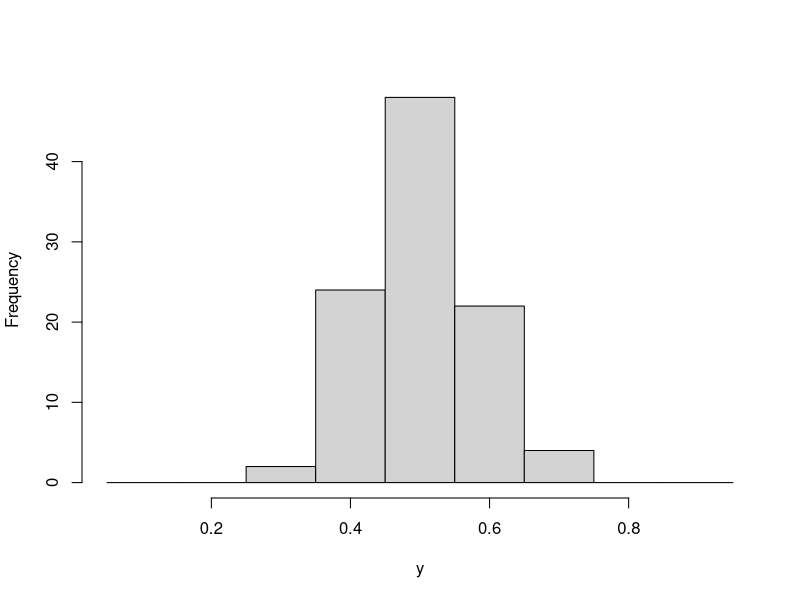
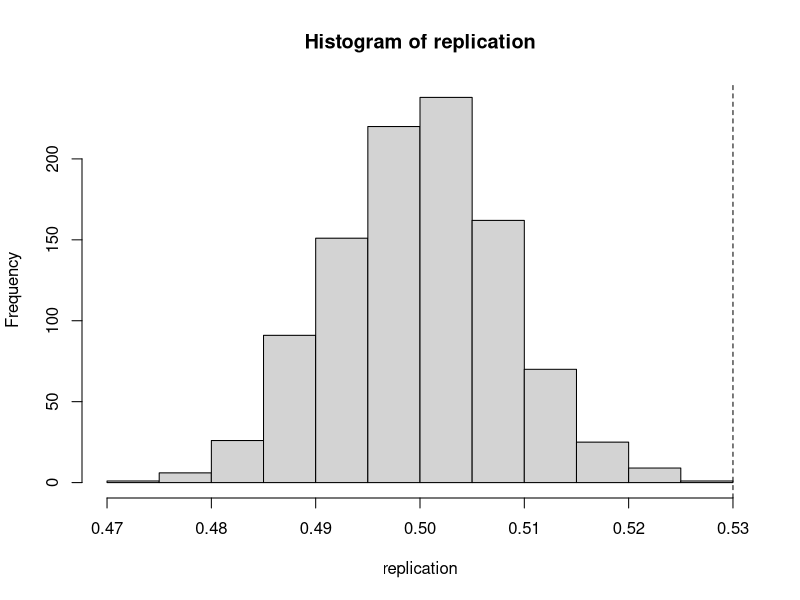
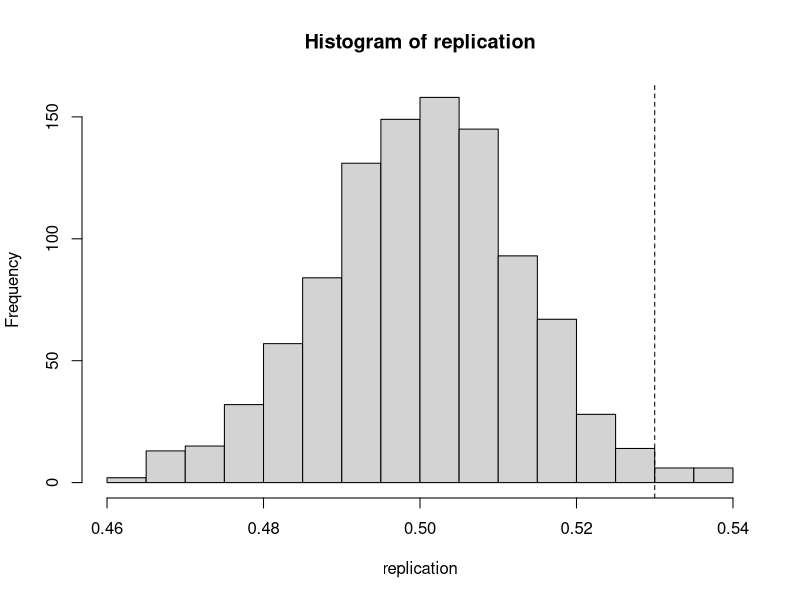
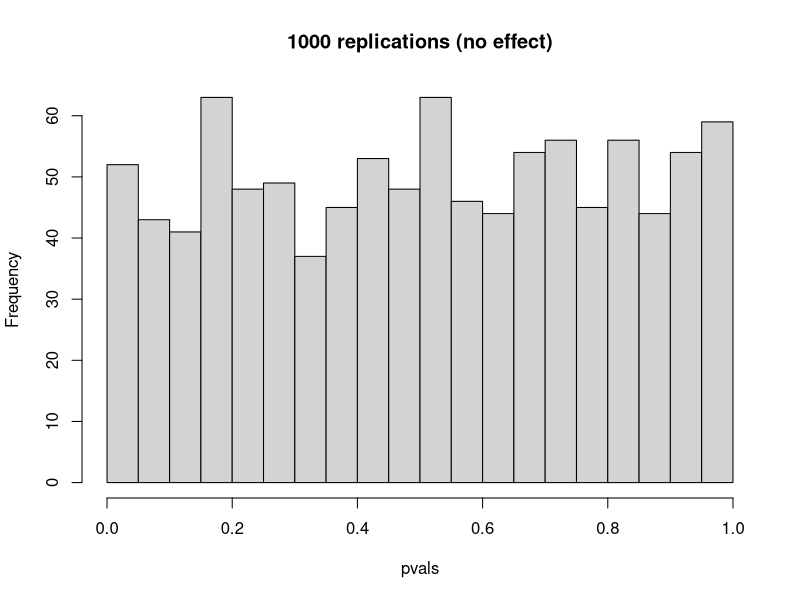
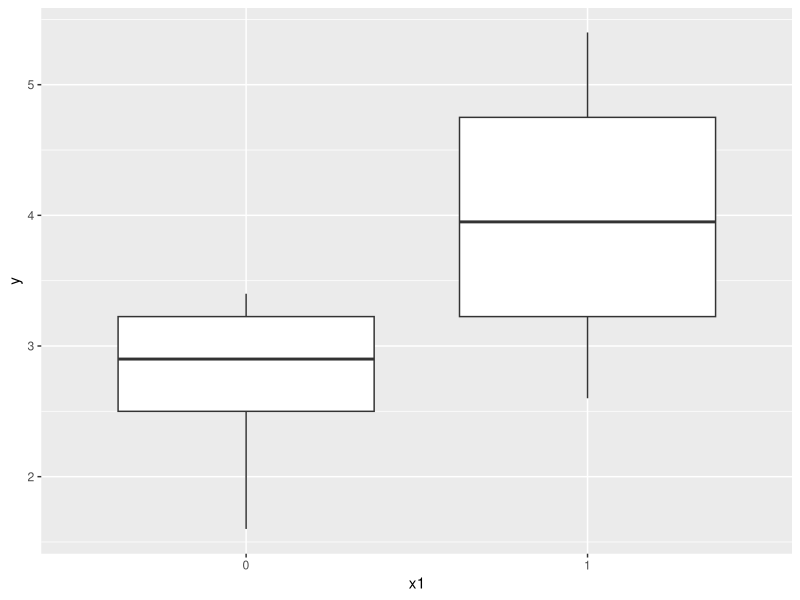
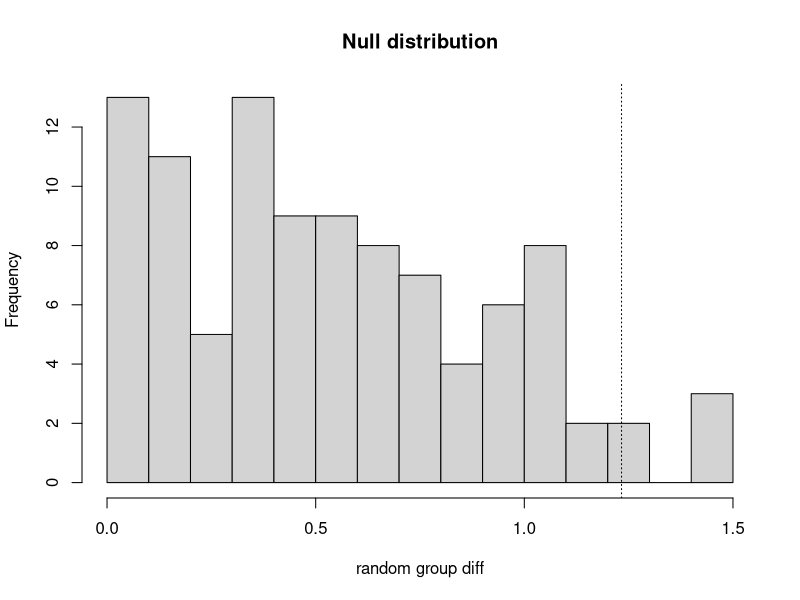
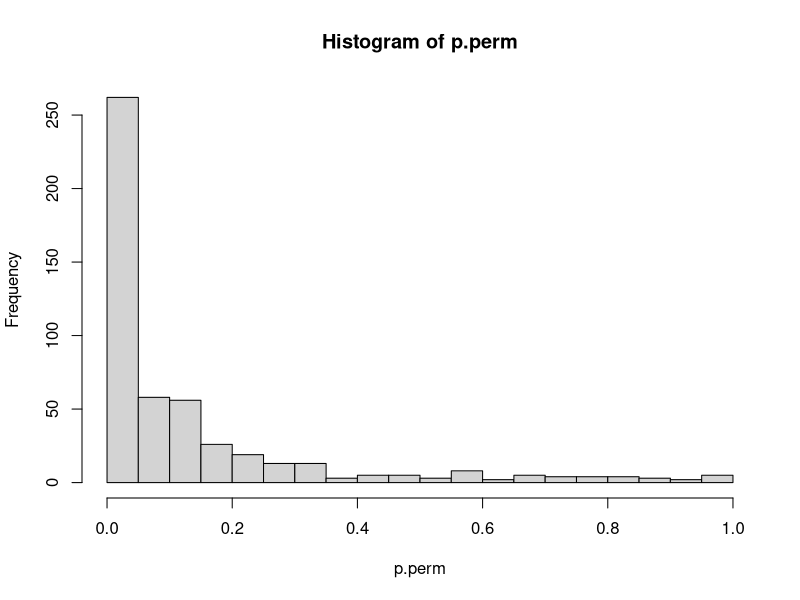

These charts were generated, in order, by the following R code:
## ---- chunk 1
knitr::opts_chunk$set(echo = FALSE)
library(ggplot2)
## ---- chunk 2
# setting the seed for the random number generator
# assures reproducibility
set.seed(42)  
## ---- chunk 3
# 36 trials with p = 0.5 chance of guessing correctly, n= 100 participants
bem <- function(n = 100, trials = 36){
  y <- replicate(n, rbinom(trials, 1, prob = 0.5))
  colMeans(y)
}
y <- bem(n = 100)
## ---- chunk 4
hist(y, main = "", breaks = seq(0.05, 1, by = 0.1))

## ---- chunk 5
y <- replicate(1000, bem(n = 100, trials = 36))
replication <- colMeans(y)

hist(replication)
abline(v = 0.53, lty = 2)
## ---- chunk 6
bem2 <- function(){
  y <- bem(n = 40, trials = 12)
  y <- c(y, bem(n = 60, trials = 18))
  return(y)
}

y <- replicate(1000, bem2())
replication <- colMeans(y)

hist(replication)
abline(v = 0.53, lty = 2)
cat("\n", sum(replication >.53), " out of 1000 replications with mean correct responses > .53")
## ---- chunk 7
pvals <- apply(y, 2, function(z) t.test(z-0.5)$p.val)

hist(pvals, breaks = 20, main = "1000 replications (no effect)")
## ---- chunk 8
set.seed(10)
B0 <- 3
B1 <- 1.25
epsilon <- function(){rnorm(12, mean = 0, sd = 1)}
x1 <- c(rep(0, 6), rep(1, 6))

y <- function(){B0 + B1*x1 + epsilon()}

## ---- chunk 9
data <- data.frame(y = round(y(), 1), x1 = factor(x1))

ggplot(data = data, aes(y = y, x = x1)) +
  geom_boxplot()

## ---- chunk 10
data
## ---- chunk 11
t.test(y ~ x1, data)
cat("\n\nDifference in group means = ", mean(data$y[7:12] - data$y[1:6]))

## ---- chunk 12
shuffle <- function(y){
  n <- length(y)
  ydot <- sample(y, n, replace = FALSE)
  y1 <- ydot[1:floor(n/2)]
  y2 <- ydot[(floor(n/2)+1):n]
  abs(mean(y1)-mean(y2))
}
set.seed(1)
permute <- replicate(100, shuffle(data$y), simplify = "array")
## ---- chunk 13
hist(permute, breaks = 20, xlab = "random group diff", main = "Null distribution")
abline(v = 1.233, lty = "dotted")
## ---- chunk 14
p.val.perm <- function(){
  k <- y()         # run experiment again (random draws from generating model)
  obs.diff <- abs(mean(k[7:12]-k[1:6]))  # calculate observed difference of means
  perm <- replicate(100, shuffle(k))     # permute ("shuffle") 100 times and calculate observed differences
  mean(perm >= obs.diff)       # what proportion of permutations >= observed difference from experiment
}

p.perm <- replicate(500, p.val.perm())   # repeat experiment 500 times, storing p-value each time
mean(p.perm < .05)                       # true positive rate by permutation test
## ---- chunk 15

hist(p.perm, breaks = 20)
